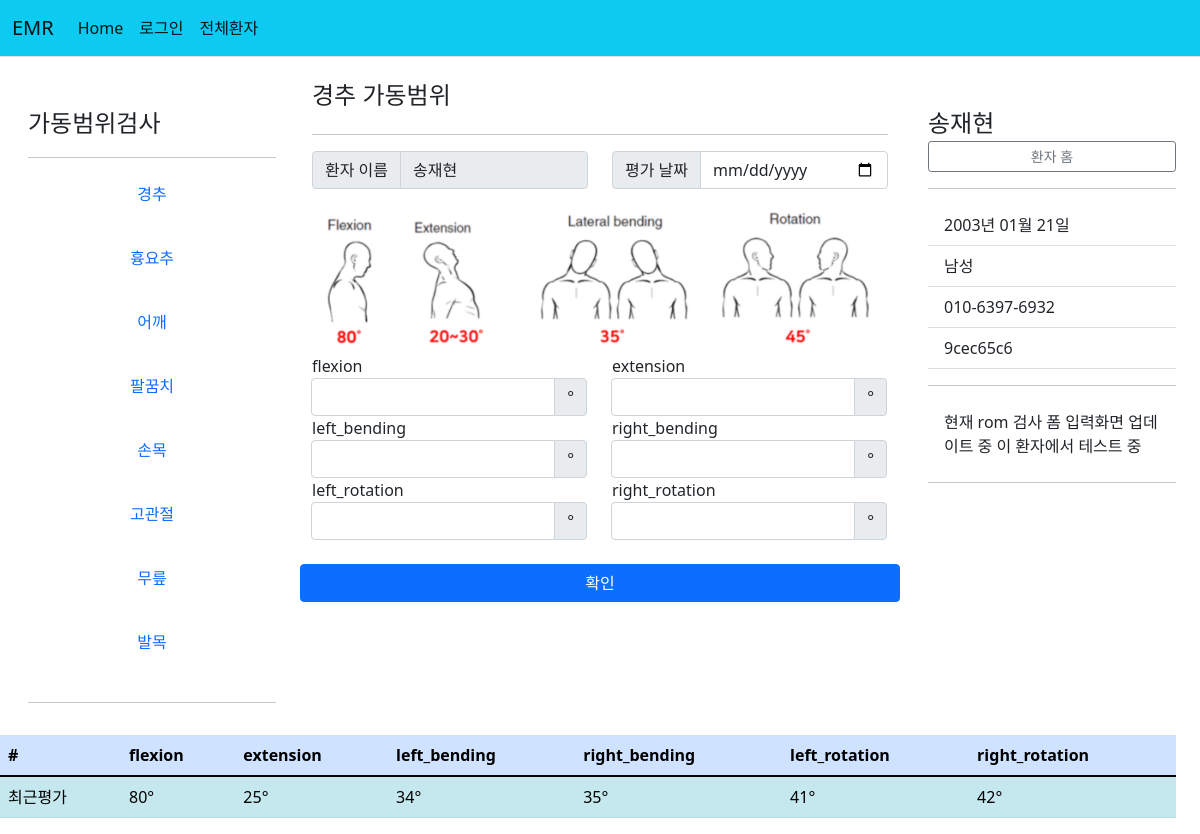
/patient/9cec65c6-f5e6-486e-b068-f70c82aa60aa/경추/rom, run on an earlier commit of the app's database.
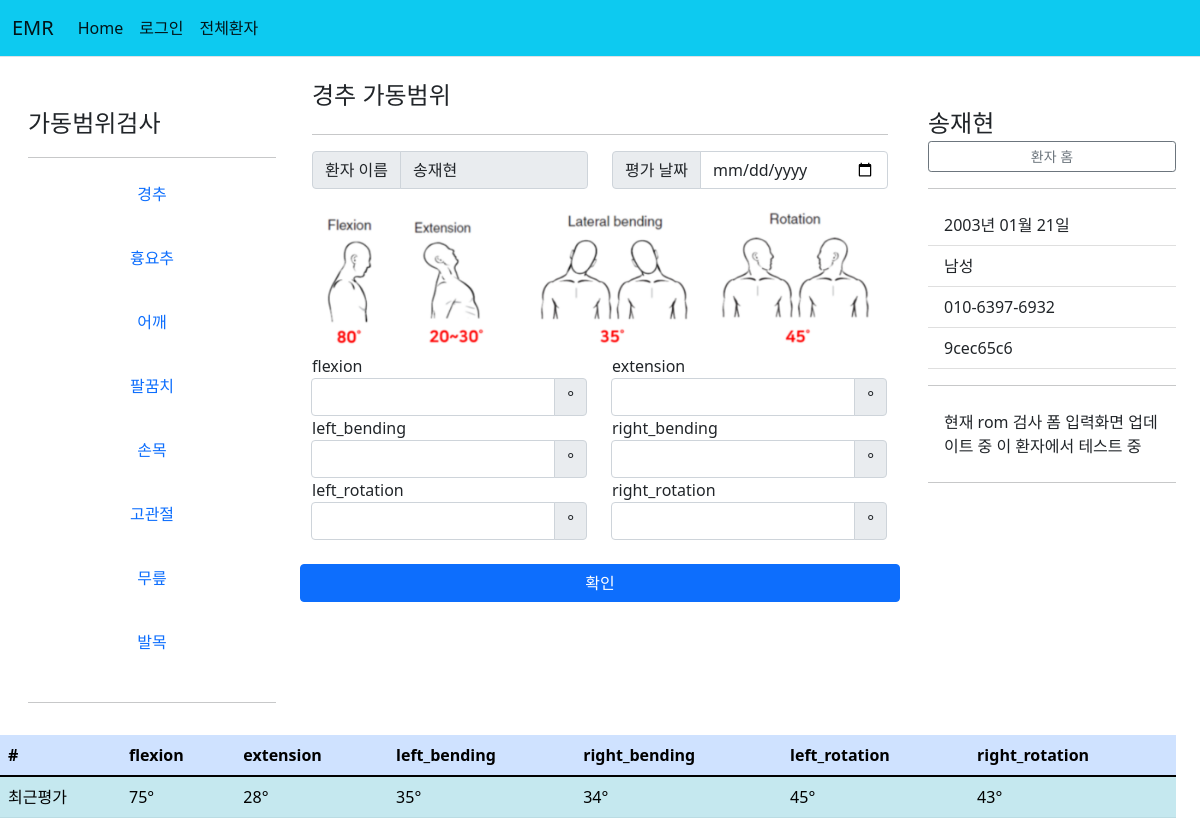
And on a later commit of the database.
### patient/models.py (models this page shows, shortened)
class Part(models.Model):
    part = models.CharField(primary_key=True, max_length=10)

class Patient2(models.Model):
    id = models.CharField(primary_key=True, max_length=36, default=uuid.uuid4)
    name = models.CharField(max_length=10)
    front_resident = models.CharField(max_length=6)
    back_resident = models.CharField(max_length=1)
    phone = models.CharField(max_length=30)
    memo = models.TextField(default='메모')
    exercise_memo = models.TextField(default='운동처방 메모')
    rom_memo = models.TextField(default='가동범위 검사 메모')
    clinic_memo = models.TextField(default='물리치료 메모')

class NeckTrunck(models.Model):
    code = models.CharField(primary_key=True, max_length=36, default=uuid.uuid4)
    part = models.ForeignKey(Part, on_delete=models.CASCADE)
    patient = models.ForeignKey(Patient2, on_delete=models.CASCADE)
    date = models.DateField(default=timezone.now)
    flexion = models.IntegerField()
    extension = models.IntegerField()
    left_bending = models.IntegerField()
    right_bending = models.IntegerField()
    left_rotation = models.IntegerField()
    right_rotation = models.IntegerField()

### patient/views.py (the view, shortened to what this page needs)
# urls.py: path('<str:patient_id>/<str:part>/rom', views.rom_form, name='rom_form'),
def rom_form(request, patient_id, part):
    model_dic = {'경추':NeckTrunck, '흉요추':NeckTrunck, '어깨':ShoulderHip2, '고관절':ShoulderHip2, '팔꿈치':Elbow2, '무릎':Knee2, '손목':Wrist2, '발목':Ankle2}
    part_model = get_object_or_404(Part, pk=part)
    model = model_dic[part].objects.filter(patient=patient_id, part=part_model)
    first = model_dic[part].objects.filter(patient=patient_id, part=part_model).order_by('-date').first()
    patient = get_object_or_404(Patient2, pk=patient_id)
    if part in ['경추', '흉요추']:
        if request.method == 'POST':
            form = NeckTrunkForm(request.POST)
            if form.is_valid():
                rom = form.save(commit=False)
                rom.patient = patient
                rom.part = part_model
                rom.save()
                return redirect('patient:rom_form', patient_id=patient_id, part=part)
        else:
            form = NeckTrunkForm()
        context={'patient':patient, 'part':part_model, 'form':form, 'model':model, 'first':first}
        return render(request, 'patient/rom_form.html', context)

### patient/forms.py
class NeckTrunkForm(forms.ModelForm):
    class Meta:
        model = NeckTrunck
        fields = ['date', 'flexion', 'extension', 'left_bending', 'right_bending', 'left_rotation', 'right_rotation']

### patient/templatetags/patient_filter.py (called while the page is built)
@register.filter
def back2(value):
    ans=''
    if int(value)%2==0:
        ans = '여성'
    else:
        ans = '남성'
    return ans

@register.filter
def birth2(value, back):
    if back=='3' or back=='4':
        year = '20'+value[:2]
    else:
        year = '19'+value[:2]
    birth = year+'년 '+value[2:4]+'월 '+value[4:]+'일'
    return birth

@register.filter
def id_cut(value):
    return value[:8]

### templates/patient/rom_form.html (shortened to what this page needs)
{% extends "base.html" %}
{% load patient_filter %}
{% block content %}
{% load static %}
<div class="container-fluid">
  <div class="row">
    <div class="col-md-3">
      <div class="d-flex flex-column flex-shrink-0 p-3" style="width: 280px;">
        <svg class="bi pe-none me-2" width="40" height="32"><use xlink:href="#bootstrap"/></svg>
        <span class="fs-4">가동범위검사</span>
        <hr>
        <ul class="nav nav-pills flex-column mb-auto text-center">
          <li>
            <a href="{% url 'patient:rom_form' patient_id=patient.id part='경추' %}" class="nav-link align-items-center text-decoration-none">
              경추
            </a>
          </li>
          <br>
          <li>
            <a href="{% url 'patient:rom_form' patient_id=patient.id part='흉요추' %}" class="nav-link align-items-center text-decoration-none">
              흉요추
            </a>
          </li>
          <br>
          <li>
            <a href="{% url 'patient:rom_form' patient_id=patient.id part='어깨' %}" class="nav-link align-items-center text-decoration-none">
              어깨
            </a>
          </li>
          <br>
          <li>
            <a href="{% url 'patient:rom_form' patient_id=patient.id part='팔꿈치' %}" class="nav-link align-items-center text-decoration-none">
              팔꿈치
            </a>
          </li>
          <br>
          <li>
            <a href="{% url 'patient:rom_form' patient_id=patient.id part='손목' %}" class="nav-link align-items-center text-decoration-none">
              손목
            </a>
          </li>
          <br>
          <li>
            <a href="{% url 'patient:rom_form' patient_id=patient.id part='고관절' %}" class="nav-link align-items-center text-decoration-none">
              고관절
            </a>
          </li>
          <br>
          <li>
            <a href="{% url 'patient:rom_form' patient_id=patient.id part='무릎' %}" class="nav-link align-items-center text-decoration-none">
              무릎
            </a>
          </li>
          <br>
          <li>
            <a href="{% url 'patient:rom_form' patient_id=patient.id part='발목' %}" class="nav-link align-items-center text-decoration-none">
              발목
            </a>
          </li>
          <br>
        </ul>
        <hr>
    </div>
    </div>
    <div class="col-md-6">
        <br>
        <form method="post">
            <div class="row">
                <h4>{{part.part}} 가동범위</h4>
            </div>
            <hr>
            <div class="row">
              <div class="col-md-6">
                <div class="input-group mb-3">
                    <span class="input-group-text"> 환자 이름 </span>
                    <input class="form-control" type="text" value={{patient.name}} readonly>
                </div>
              </div>
              <div class="col-md-6">
                <div class="input-group mb-3">
                <span class="input-group-text">평가 날짜</span>
                <input class="form-control" name="date" type="date" value="{{form.date.value}}">
                </div>
              </div>
            </div>
            <div class="row">
              <img src="{% static part.part|add:'.png' %}" class="img-fluid">
            </div>
            <div class="row">
              {% if part.part == '경추' or part.part == '흉요추' %}
              {% for field in form %}
              {% if forloop.counter0 != 0 %}
              <div class="col-md-6">
                <div class="input-group">
                  <label class="input-label" for="{{field.name}}">{{field.name}}</label>
                  <br>
                  <div class="input-group">
                    <input class="form-control" id="{{field.name}}" name="{{field.name}}" type="number" min="0" value="{{form.value|default_if_none:'' }}">
                    <span class="input-group-text">°</span>
                  </div>
                </div>
              </div>
              {% endif %}
              {% endfor %}
              {% endif %}
            </div>
            <br>
            <div class="row">
              <button type="submit" class="btn btn-primary">확인</button>
            </div>
            <br>
        </form>
    </div>
    <div class="col-md-3">
      <div class="col-md-3">
        <div class="d-flex flex-column flex-shrink-0 p-3" style="width: 280px;">
            <svg class="bi pe-none me-2" width="40" height="32"><use xlink:href="#bootstrap"/></svg>
            <span class="fs-4">{{patient.name}}</span>
            <a href="{% url 'patient:detail' patient.id %}" class="btn  btn-sm btn-outline-secondary">환자 홈</a></span>
          <hr>
          <ul class="list-group list-group-flush">
            <li class="list-group-item">{{patient.front_resident|birth2:patient.back_resident}}</li>
            <li class="list-group-item">{{patient.back_resident|back2}}</li>
            <li class="list-group-item">{{patient.phone}}</li>
            <li class="list-group-item">{{patient.id|id_cut}}</li>
            <hr>
            <li class="list-group-item">{{patient.memo}}</li>
          </ul>
          <hr>
      </div>
    </div>
  </div>
  <div class="row">
    {% if part.part == '경추' or part.part == '흉요추' %}
    <table class="table table-border table-info table-striped">
      <thead>
      <tr class="table-primary">
          <th scope="col">#</th>
          <th scope="col">flexion</th>
          <th scope="col">extension</th>
          <th scope="col">left_bending</th>
          <th scope="col">right_bending</th>
          <th scope="col">left_rotation</th>
          <th scope="col">right_rotation</th>
      </tr>
      </thead>
      <tbody>
      <tr>
          <td>최근평가</td>
          <td>{{first.flexion}}°</td>
          <td>{{first.extension}}°</td>
          <td>{{first.left_bending}}°</td>
          <td>{{first.right_bending}}°</td>
          <td>{{first.left_rotation}}°</td>
          <td>{{first.right_rotation}}°</td>
      </tr>
      </tbody>
  {% endif %}
  </div>
</div>
{% endblock %}

### templates/base.html (shortened to what this page needs)
{% load static %}
<!doctype html>
<html lang="ko">
<head>
    <link rel="stylesheet" type="text/css" href="{% static 'bootstrap.min.css' %}">
    <link rel="stylesheet" type="text/css" href="{% static 'sidebars.css' %}">
</head>
<body>
{% include 'navbar.html' %}
{% block content %}
{% endblock %}
</body>
</html>

### templates/navbar.html (shortened to what this page needs)
<nav class="navbar navbar-expand-lg navbar-light bg-info border-bottom" data-bs-theme="dark">
    <div class="container-fluid">
            <a class="navbar-brand" href="#">EMR</a>
            <div class="collapse navbar-collapse" id="navbarSupportedContent">
                <ul class="navbar-nav me-auto mb-2 mb-lg-0">
                    <li class="nav-item">
                        <a class="nav-link active" aria-current="page" href="{% url 'common:home' %}">Home</a>
                    </li>
                    <li class="nav-item">
                        {% if user.is_authenticated %}
                        <a class="nav-link active" href="{% url 'common:logout' %}">로그아웃</a>
                        {% else %}
                        <a class="nav-link active" href="{% url 'common:login' %}">로그인</a>
                        {% endif %}
                    </li>
                    <li class="'nave-item">
                        <a class="nav-link active" href="{% url 'patient:index' %}">전체환자</a>
                    </li>
                </ul>
            </div>
        </div>
</nav>

### static/sidebars.css (style rules this page uses)
body { min-height: 100vh; min-height: -webkit-fill-available; }
html { height: -webkit-fill-available; }

What changed in the data, as far as the page shows it:
no longer on this page (row unchanged): NeckTrunck: flexion "80", extension "25", left_bending "34", right_bending "35", left_rotation "41", right_rotation "42"
added NeckTrunck: flexion "75", extension "28", left_bending "35", right_bending "34", left_rotation "45", right_rotation "43"
